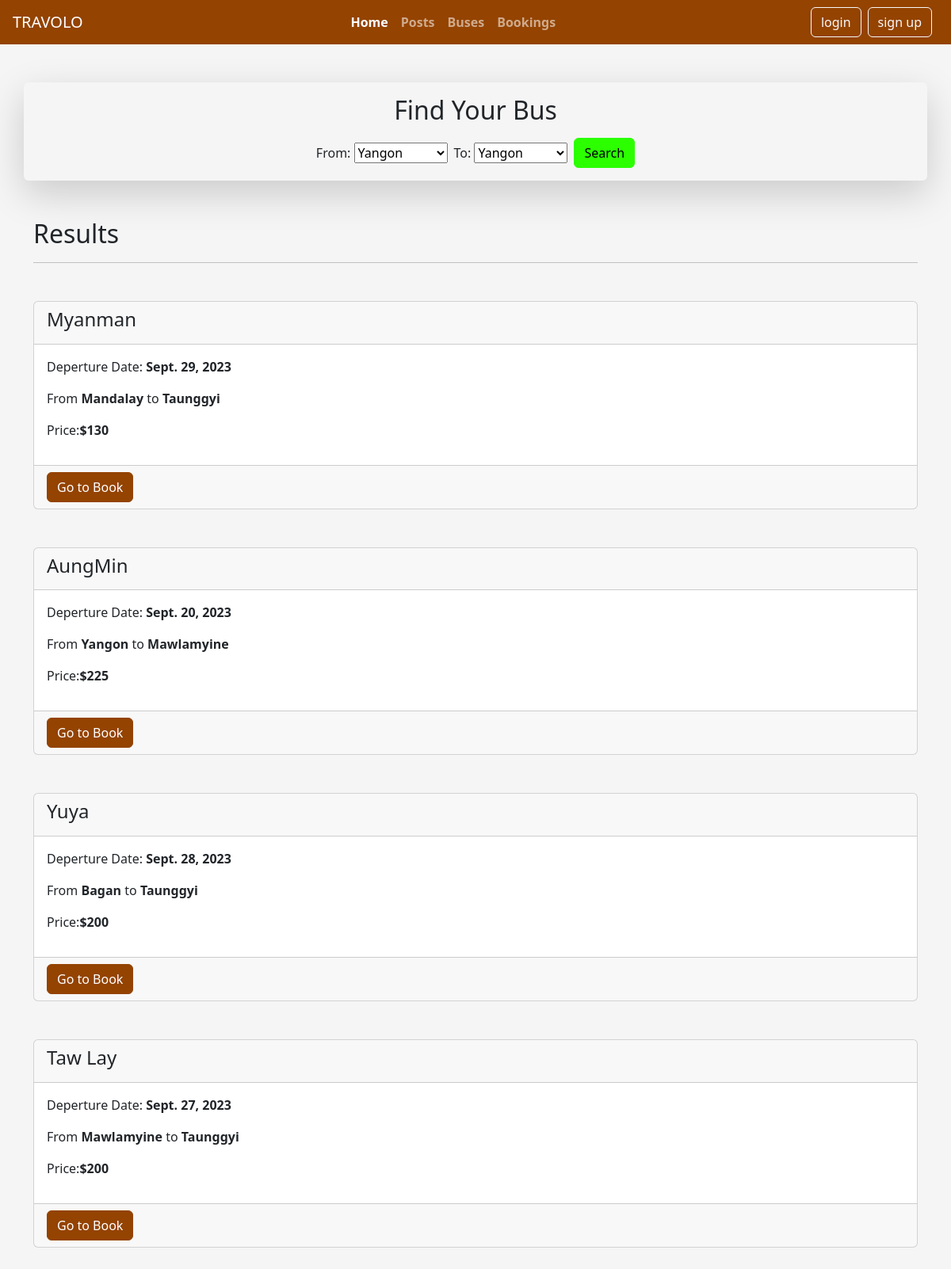
/buses/, run on the app's committed database.
### buses/models.py (models this page shows)
class Bus(models.Model):
    name = models.CharField(max_length=20)
    start_point = models.CharField(max_length=20,choices=POINT)
    end_point = models.CharField(max_length=20,choices=POINT)
    price = models.IntegerField()
    deperture_date = models.DateField(default=date.today)

### buses/views.py (the view)
# urls.py: path('', buseslist,name="buseslist"),
def buseslist(request):
    if request.method == 'GET':
        buses = Bus.objects.all()
        return render(request,'buses.html',{'buses':buses,'points':POINT})
    if request.method == 'POST':
        start = request.POST.get('start')
        end = request.POST.get('end')
        filter_buses = Bus.objects.filter(start_point=start,end_point = end)
        return render(request,'buses.html',{'buses':filter_buses,'points':POINT})

### buses/templates/buses.html (shortened to what this page needs)
{% extends 'base2.html' %}
{% block content %}
<div class="container mt-5 shadow-lg p-3 rounded">
    <h2 class="text-center mb-3">Find Your Bus</h2>
    <form action="{% url 'buseslist'%}" method="post" class=" d-flex flex-row justify-content-center align-items-center">
        <div class="me-2">
            <label>From:</label>
            <select name="start" id="bus-start-point">
                {% for k,v in points%}
                <option value="{{k}}">{{v}}</option>
                {% endfor %}
            </select>
        </div>
        <div class="me-2">
            <label>To:</label>
            <select name="end" id="bus-end-point">
                {% for k,v in points%}
                <option value="{{k}}">{{v}}</option>
                {% endfor %}
            </select>
            <br>
        </div>
        <input type="submit" value="Search" class="btn btn-success">
    </form>
</div>
<div class="container mt-5">
    <h2>Results</h2>
    <hr>
    {% if buses %}
    {% for bus in buses %}
    <div class="card mt-5 mb-5">
        <div class="card-header">
            <h4 class="card-title">{{bus.name}}</h4>
        </div>
        <div class="card-body">
            <p>Deperture Date: <strong>{{ bus.deperture_date }}</strong></p>
            <p>From <strong>{{bus.start_point}}</strong> to <strong>{{bus.end_point}}</strong></p>
            <p>Price:<strong>${{bus.price}}</strong></p>
        </div>
        <div class="card-footer">
            <a href="/bookings/buses/{{bus.id}}/create" class="btn btn-primary">Go to Book</a>
        </div>
    </div>
    {% endfor %}
    {% endif %}
</div>
{% endblock %}

### data on the page
Bus: name "Myanman", deperture_date "Sept. 29, 2023", start_point "Mandalay", end_point "Taunggyi", price "130"
Bus: name "AungMin", deperture_date "Sept. 20, 2023", start_point "Yangon", end_point "Mawlamyine", price "225"
Bus: name "Yuya", deperture_date "Sept. 28, 2023", start_point "Bagan", end_point "Taunggyi", price "200"
Bus: name "Taw Lay", deperture_date "Sept. 27, 2023", start_point "Mawlamyine", end_point "Taunggyi", price "200"

### other printed values
form field start "Yangon"
form field end "Yangon"
